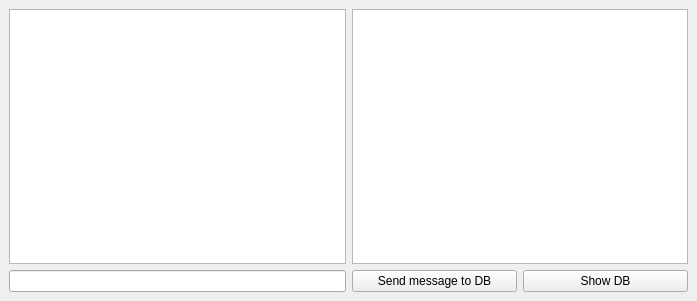
<?xml version="1.0" encoding="UTF-8"?>
<ui version="4.0">
 <class>MainWindow</class>
 <widget class="QMainWindow" name="MainWindow">
  <property name="geometry">
   <rect>
    <x>0</x>
    <y>0</y>
    <width>697</width>
    <height>301</height>
   </rect>
  </property>
  <property name="windowTitle">
   <string>MainWindow</string>
  </property>
  <widget class="QWidget" name="centralwidget">
   <layout class="QHBoxLayout" name="horizontalLayout_2">
    <item>
     <layout class="QGridLayout" name="gridLayout">
      <item row="0" column="0">
       <widget class="QTextEdit" name="msgEdit"/>
      </item>
      <item row="1" column="1">
       <layout class="QHBoxLayout" name="horizontalLayout">
        <item>
         <widget class="QPushButton" name="sendMsgButton">
          <property name="text">
           <string>Send message to DB</string>
          </property>
         </widget>
        </item>
        <item>
         <widget class="QPushButton" name="showDbButton">
          <property name="text">
           <string>Show DB</string>
          </property>
         </widget>
        </item>
       </layout>
      </item>
      <item row="1" column="0">
       <widget class="QLineEdit" name="msgLine"/>
      </item>
      <item row="0" column="1">
       <widget class="QTableView" name="tableView"/>
      </item>
     </layout>
    </item>
   </layout>
  </widget>
 </widget>
 <resources/>
 <connections/>
</ui>
